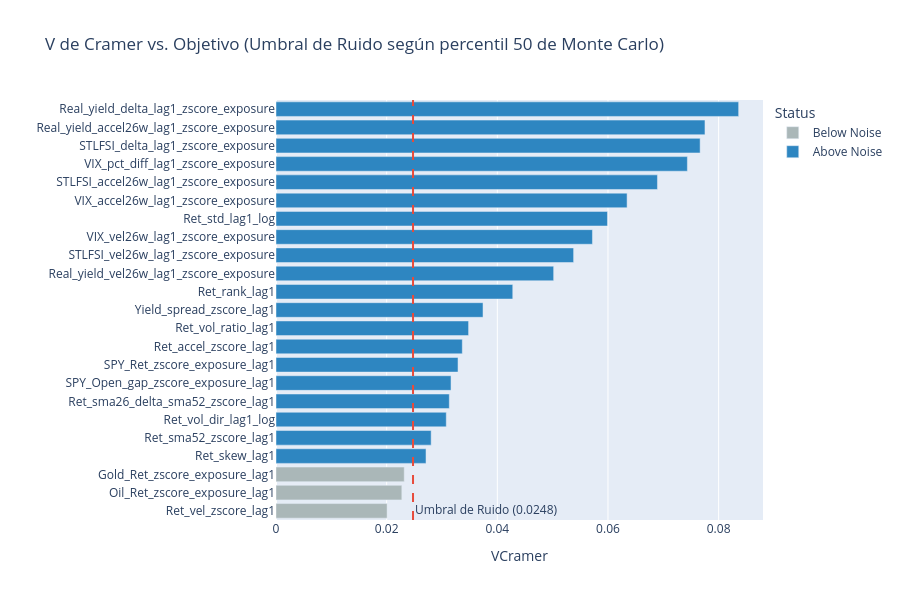

Notebook source saved alongside this figure:
### Markdown cell above
### Ranking de variables (V de Cramer)

### Code cell
_ = rankear_variables(X=X, y=y, percentil=50, graficar=True)

### Figure 1 — Plotly figure (JSON) as saved in the notebook; plotly's stock layout.template omitted (floating-point values rounded to 4 significant figures)
{"data": [{"hovertemplate": "Status=Below Noise<br>VCramer=%{x}<br>index=%{y}<extra></extra>", "legendgroup": "Below Noise", "marker": {"color": "#AAB7B8", "pattern": {"shape": ""}}, "name": "Below Noise", "orientation": "h", "showlegend": true, "textposition": "auto", "type": "bar", "x": [0.02008, 0.02274, 0.02318], "xaxis": "x", "y": ["Ret_vel_zscore_lag1", "Oil_Ret_zscore_exposure_lag1", "Gold_Ret_zscore_exposure_lag1"], "yaxis": "y"}, {"hovertemplate": "Status=Above Noise<br>VCramer=%{x}<br>index=%{y}<extra></extra>", "legendgroup": "Above Noise", "marker": {"color": "#2E86C1", "pattern": {"shape": ""}}, "name": "Above Noise", "orientation": "h", "showlegend": true, "textposition": "auto", "type": "bar", "x": [0.02711, 0.02804, 0.03077, 0.03132, 0.03163, 0.0329, 0.03367, 0.03481, 0.03742, 0.04279, 0.05018, 0.05379, 0.05719, 0.05991, 0.06345, 0.06894, 0.07435, 0.07666, 0.07753, 0.08362], "xaxis": "x", "y": ["Ret_skew_lag1", "Ret_sma52_zscore_lag1", "Ret_vol_dir_lag1_log", "Ret_sma26_delta_sma52_zscore_lag1", "SPY_Open_gap_zscore_exposure_lag1", "SPY_Ret_zscore_exposure_lag1", "Ret_accel_zscore_lag1", "Ret_vol_ratio_lag1", "Yield_spread_zscore_lag1", "Ret_rank_lag1", "Real_yield_vel26w_lag1_zscore_exposure", "STLFSI_vel26w_lag1_zscore_exposure", "VIX_vel26w_lag1_zscore_exposure", "Ret_std_lag1_log", "VIX_accel26w_lag1_zscore_exposure", "STLFSI_accel26w_lag1_zscore_exposure", "VIX_pct_diff_lag1_zscore_exposure", "STLFSI_delta_lag1_zscore_exposure", "Real_yield_accel26w_lag1_zscore_exposure", "Real_yield_delta_lag1_zscore_exposure"], "yaxis": "y"}], "layout": {"annotations": [{"showarrow": false, "text": "Umbral de Ruido (0.0248)", "x": 0.02476, "xanchor": "left", "xref": "x", "y": 0, "yanchor": "bottom", "yref": "y domain"}], "barmode": "relative", "height": 600, "legend": {"title": {"text": "Status"}, "tracegroupgap": 0}, "shapes": [{"line": {"color": "#E74C3C", "dash": "dash"}, "type": "line", "x0": 0.02476, "x1": 0.02476, "xref": "x", "y0": 0, "y1": 1, "yref": "y domain"}], "title": {"text": "V de Cramer vs. Objetivo (Umbral de Ruido según percentil 50 de Monte Carlo)"}, "xaxis": {"anchor": "y", "domain": [0, 1], "title": {"text": "VCramer"}}, "yaxis": {"anchor": "x", "domain": [0, 1], "dtick": 1, "title": {"text": ""}}}}
